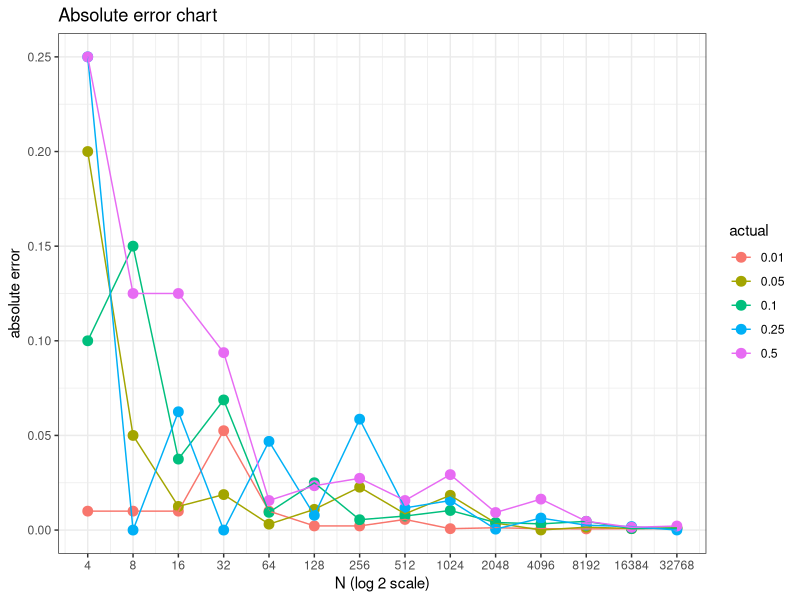
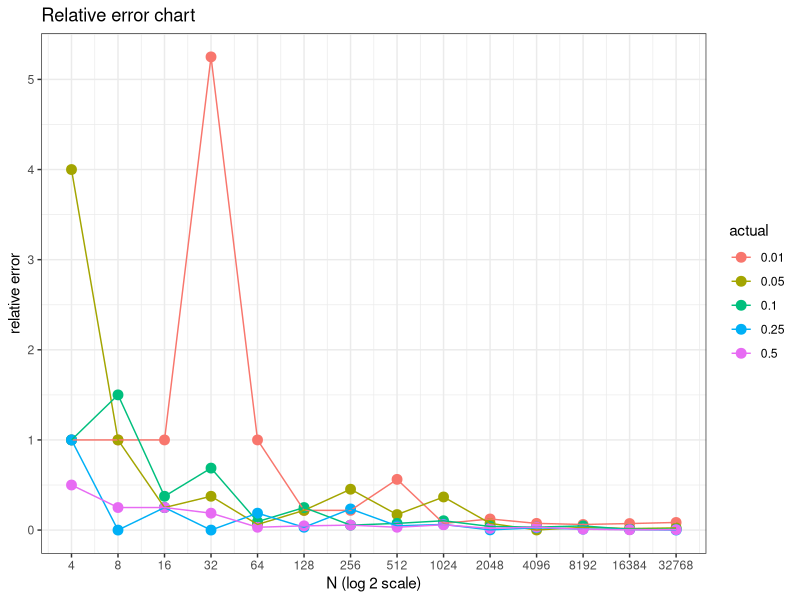

These charts were generated, in order, by the following R code:
## ---- chunk 1
knitr::opts_chunk$set(echo=TRUE, warning=FALSE, message=FALSE, cache=TRUE)
## ---- chunk 2
library(tidyverse)
## ---- chunk 3
n <- rep(NA, 14)
log_2_scale <- rep(NA, 14)
p_0_01 <- rep(NA, 14)
p_0_05 <- rep(NA, 14)
p_0_10 <- rep(NA, 14)
p_0_25 <- rep(NA, 14)
p_0_50 <- rep(NA, 14)

for (i in 2:15) {
  n[i] <- i
  log_2_scale[i] <- 2**i
  p_0_01[i] <- rbinom(1,2**i,0.01)
  p_0_05[i] <- rbinom(1,2**i,0.05)
  p_0_10[i] <- rbinom(1,2**i,0.10)
  p_0_25[i] <- rbinom(1,2**i,0.25)
  p_0_50[i] <- rbinom(1,2**i,0.50)
}

df <- data.frame(number = n,log_2 = log_2_scale, p_0_01 = p_0_01, p_0_05 = p_0_05, p_0_10 = p_0_10, p_0_25 = p_0_25, p_0_50 = p_0_50)

df <- df %>% 
  gather(p_0_01:p_0_50, key = "actual", value = "pred")
df$actual <- str_replace_all(df$actual, "p_", "")
df$actual <- str_replace_all(df$actual, "_", ".")
df$actual <- as.double(df$actual)
df <- df %>% 
  mutate(pred_prob = pred/log_2) %>% 
  mutate(absolute = abs(pred_prob - actual), relative = abs(pred_prob-actual)/actual)
df <- na.omit(df)
head(df,10)
## ---- chunk 4
df$actual <- as.character(df$actual)
ggplot(df) +
  geom_point(aes(x = number, y = absolute, color = actual), size = 3) + 
  geom_line(aes(x = number, y = absolute, color = actual)) + 
  labs(x = "N (log 2 scale)", y = "absolute error", title = "Absolute error chart") +
  scale_x_continuous(breaks=seq(2, 15, 1), labels=c(unique(as.character(df$log_2)))) +
  theme_bw()
## ---- chunk 5
df$actual <- as.character(df$actual)
ggplot(df) +
  geom_point(aes(x = number, y = relative, color = actual), size = 3) + 
  geom_line(aes(x = number, y = relative, color = actual)) +
  labs(x = "N (log 2 scale)", y = "relative error", title = "Relative error chart") +
  scale_x_continuous(breaks=seq(2, 15, 1), labels=c(unique(as.character(df$log_2)))) +
  theme_bw()
